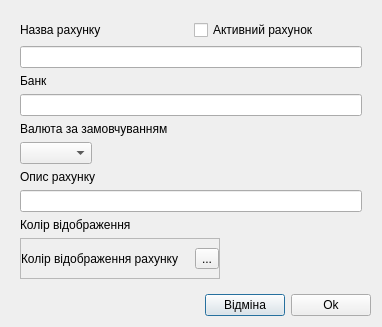
<?xml version="1.0" encoding="UTF-8"?>
<ui version="4.0">
 <class>AccountDialog</class>
 <widget class="QDialog" name="AccountDialog">
  <property name="geometry">
   <rect>
    <x>0</x>
    <y>0</y>
    <width>382</width>
    <height>327</height>
   </rect>
  </property>
  <property name="sizePolicy">
   <sizepolicy hsizetype="Fixed" vsizetype="Fixed">
    <horstretch>0</horstretch>
    <verstretch>0</verstretch>
   </sizepolicy>
  </property>
  <property name="font">
   <font>
    <pointsize>9</pointsize>
   </font>
  </property>
  <property name="windowTitle">
   <string>Рахунок</string>
  </property>
  <property name="locale">
   <locale language="Ukrainian" country="Ukraine"/>
  </property>
  <layout class="QVBoxLayout" name="verticalLayout">
   <item>
    <widget class="QWidget" name="widget" native="true">
     <layout class="QVBoxLayout" name="verticalLayout_2">
      <item>
       <widget class="QWidget" name="widget_3" native="true">
        <property name="sizePolicy">
         <sizepolicy hsizetype="Preferred" vsizetype="Fixed">
          <horstretch>0</horstretch>
          <verstretch>0</verstretch>
         </sizepolicy>
        </property>
        <layout class="QHBoxLayout" name="horizontalLayout_2">
         <property name="leftMargin">
          <number>0</number>
         </property>
         <property name="topMargin">
          <number>0</number>
         </property>
         <property name="rightMargin">
          <number>0</number>
         </property>
         <property name="bottomMargin">
          <number>0</number>
         </property>
         <item>
          <widget class="QLabel" name="label">
           <property name="sizePolicy">
            <sizepolicy hsizetype="Preferred" vsizetype="Fixed">
             <horstretch>0</horstretch>
             <verstretch>0</verstretch>
            </sizepolicy>
           </property>
           <property name="text">
            <string>Назва рахунку</string>
           </property>
          </widget>
         </item>
         <item>
          <widget class="QCheckBox" name="cbxIsActive">
           <property name="text">
            <string>Активний рахунок</string>
           </property>
          </widget>
         </item>
        </layout>
       </widget>
      </item>
      <item>
       <widget class="QLineEdit" name="txtAccountName"/>
      </item>
      <item>
       <widget class="QLabel" name="label_5">
        <property name="sizePolicy">
         <sizepolicy hsizetype="Preferred" vsizetype="Fixed">
          <horstretch>0</horstretch>
          <verstretch>0</verstretch>
         </sizepolicy>
        </property>
        <property name="text">
         <string>Банк</string>
        </property>
       </widget>
      </item>
      <item>
       <widget class="QLineEdit" name="txtBank"/>
      </item>
      <item>
       <widget class="QLabel" name="label_2">
        <property name="sizePolicy">
         <sizepolicy hsizetype="Preferred" vsizetype="Fixed">
          <horstretch>0</horstretch>
          <verstretch>0</verstretch>
         </sizepolicy>
        </property>
        <property name="text">
         <string>Валюта за замовчуванням</string>
        </property>
       </widget>
      </item>
      <item>
       <widget class="QComboBox" name="cbCurrency">
        <property name="sizePolicy">
         <sizepolicy hsizetype="Fixed" vsizetype="Fixed">
          <horstretch>0</horstretch>
          <verstretch>0</verstretch>
         </sizepolicy>
        </property>
       </widget>
      </item>
      <item>
       <widget class="QLabel" name="label_4">
        <property name="sizePolicy">
         <sizepolicy hsizetype="Preferred" vsizetype="Fixed">
          <horstretch>0</horstretch>
          <verstretch>0</verstretch>
         </sizepolicy>
        </property>
        <property name="text">
         <string>Опис рахунку</string>
        </property>
       </widget>
      </item>
      <item>
       <widget class="QLineEdit" name="txtDescription"/>
      </item>
      <item>
       <widget class="QLabel" name="label_3">
        <property name="sizePolicy">
         <sizepolicy hsizetype="Preferred" vsizetype="Fixed">
          <horstretch>0</horstretch>
          <verstretch>0</verstretch>
         </sizepolicy>
        </property>
        <property name="text">
         <string>Колір відображення</string>
        </property>
       </widget>
      </item>
      <item>
       <widget class="QFrame" name="frmColor">
        <property name="sizePolicy">
         <sizepolicy hsizetype="Fixed" vsizetype="Preferred">
          <horstretch>0</horstretch>
          <verstretch>0</verstretch>
         </sizepolicy>
        </property>
        <property name="minimumSize">
         <size>
          <width>200</width>
          <height>0</height>
         </size>
        </property>
        <property name="frameShape">
         <enum>QFrame::StyledPanel</enum>
        </property>
        <property name="frameShadow">
         <enum>QFrame::Raised</enum>
        </property>
        <layout class="QHBoxLayout" name="horizontalLayout_3">
         <property name="leftMargin">
          <number>0</number>
         </property>
         <property name="topMargin">
          <number>0</number>
         </property>
         <property name="rightMargin">
          <number>0</number>
         </property>
         <property name="bottomMargin">
          <number>0</number>
         </property>
         <item>
          <widget class="QLabel" name="txtColor">
           <property name="autoFillBackground">
            <bool>false</bool>
           </property>
           <property name="text">
            <string>Колір відображення рахунку</string>
           </property>
          </widget>
         </item>
         <item>
          <widget class="QToolButton" name="toolButton">
           <property name="text">
            <string>...</string>
           </property>
          </widget>
         </item>
        </layout>
       </widget>
      </item>
     </layout>
    </widget>
   </item>
   <item alignment="Qt::AlignRight">
    <widget class="QWidget" name="widget_2" native="true">
     <property name="sizePolicy">
      <sizepolicy hsizetype="Preferred" vsizetype="Fixed">
       <horstretch>0</horstretch>
       <verstretch>0</verstretch>
      </sizepolicy>
     </property>
     <property name="minimumSize">
      <size>
       <width>0</width>
       <height>0</height>
      </size>
     </property>
     <layout class="QHBoxLayout" name="horizontalLayout">
      <property name="topMargin">
       <number>0</number>
      </property>
      <property name="rightMargin">
       <number>0</number>
      </property>
      <property name="bottomMargin">
       <number>0</number>
      </property>
      <item>
       <widget class="QPushButton" name="pushButton_2">
        <property name="text">
         <string>Відміна</string>
        </property>
       </widget>
      </item>
      <item>
       <widget class="QPushButton" name="pushButton">
        <property name="text">
         <string>Ok</string>
        </property>
       </widget>
      </item>
     </layout>
    </widget>
   </item>
  </layout>
 </widget>
 <resources/>
 <connections/>
</ui>
